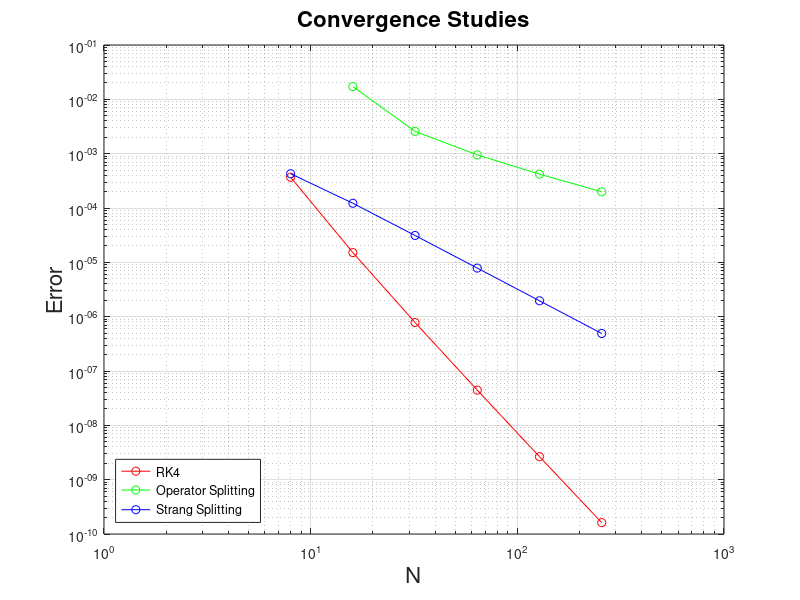

This figure's MATLAB source:
yexact = @(t) 12 ./ (3 + exp(4*t));
A = @(y) y.^2;
B = @(y) -4*y;
f = @(y) A(y) + B(y);

function y1 = rk4(func,y0,k)
    k1 = func(y0);
    k2 = func(y0 + 0.5*k*k1);
    k3 = func(y0 + 0.5*k*k2);
    k4 = func(y0 + k*k3);
    y1 = y0 + k*(k1 + 2*k2 + 2*k3 + k4)/6;
end

function y = rk4integrate(func,y0,T,k)
    Nt = round(T/k);
    y = y0;
    t = 0;
    for n = 1:Nt
        y = rk4(func,y,k);
        t = t + k;
    end
end

function y = opsplit(A,B,y0,T,k)
    Nt = round(T/k);
    y = y0;
    for n = 1:Nt
        yA = rk4(A, y, k);
        yB = rk4(B, yA, k);
        y = yB;
    end
end

function y = strangsplit(A,B,y0,T,k)
    Nt = round(T/k);
    y = y0;
    for n = 1:Nt
        yB = rk4(B, y, k/2);
        yA = rk4(A, yB, k);
        yB2 = rk4(B, yA, k/2);
        y = yB2;
    end
end

y0 = 3;
T = 2;
tsteps = 2.^-(2:7);
Nsteps = 2 ./ tsteps;
errrk4 = zeros(size(tsteps));
errop = zeros(size(tsteps));
errstrang = zeros(size(tsteps));
ytexact = yexact(T);

for i = 1:length(tsteps)
    k = tsteps(i);

    yrk4 = rk4integrate(f, y0, T, k);
    yop = opsplit(A, B, y0, T, k);
    ystrang = strangsplit(A, B, y0, T, k);

    errrk4(i) = abs(yrk4 - ytexact);
    errop(i) = abs(yop - ytexact);
    errstrang(i) = abs(ystrang - ytexact);
end

figure;
loglog(Nsteps, errrk4, 'ro-');
hold on;
loglog(Nsteps, errop, 'go-');
loglog(Nsteps, errstrang, 'bo-');
xlabel('N', 'fontsize', 16);
ylabel('Error', 'fontsize', 16);
legend(['RK4'],['Operator Splitting'],['Strang Splitting'], 'location','southwest');
title('Convergence Studies', 'fontsize', 16);
grid on;
hold off;


